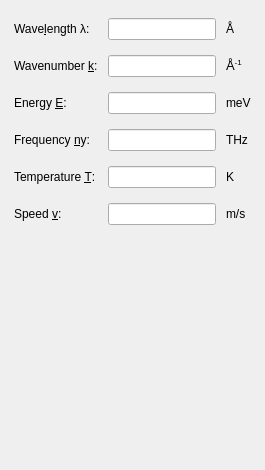
     <widget class="QWidget" name="tab_3">
      <attribute name="title">
       <string>Neutron properties</string>
      </attribute>
      <layout class="QVBoxLayout" name="verticalLayout_3">
       <item>
        <layout class="QGridLayout" name="gridLayout_3">
         <property name="leftMargin">
          <number>3</number>
         </property>
         <property name="topMargin">
          <number>7</number>
         </property>
         <property name="rightMargin">
          <number>3</number>
         </property>
         <property name="bottomMargin">
          <number>7</number>
         </property>
         <property name="horizontalSpacing">
          <number>10</number>
         </property>
         <property name="verticalSpacing">
          <number>15</number>
         </property>
         <item row="0" column="1">
          <widget class="QLineEdit" name="propL">
           <property name="palette">
            <palette>
             <active>
              <colorrole role="WindowText">
               <brush brushstyle="SolidPattern">
                <color alpha="255">
                 <red>0</red>
                 <green>0</green>
                 <blue>0</blue>
                </color>
               </brush>
              </colorrole>
              <colorrole role="Dark">
               <brush brushstyle="SolidPattern">
                <color alpha="255">
                 <red>0</red>
                 <green>0</green>
                 <blue>0</blue>
                </color>
               </brush>
              </colorrole>
              <colorrole role="Text">
               <brush brushstyle="SolidPattern">
                <color alpha="255">
                 <red>0</red>
                 <green>0</green>
                 <blue>0</blue>
                </color>
               </brush>
              </colorrole>
              <colorrole role="ButtonText">
               <brush brushstyle="SolidPattern">
                <color alpha="255">
                 <red>0</red>
                 <green>0</green>
                 <blue>0</blue>
                </color>
               </brush>
              </colorrole>
             </active>
             <inactive>
              <colorrole role="WindowText">
               <brush brushstyle="SolidPattern">
                <color alpha="255">
                 <red>0</red>
                 <green>0</green>
                 <blue>0</blue>
                </color>
               </brush>
              </colorrole>
              <colorrole role="Dark">
               <brush brushstyle="SolidPattern">
                <color alpha="255">
                 <red>0</red>
                 <green>0</green>
                 <blue>0</blue>
                </color>
               </brush>
              </colorrole>
              <colorrole role="Text">
               <brush brushstyle="SolidPattern">
                <color alpha="255">
                 <red>0</red>
                 <green>0</green>
                 <blue>0</blue>
                </color>
               </brush>
              </colorrole>
              <colorrole role="ButtonText">
               <brush brushstyle="SolidPattern">
                <color alpha="255">
                 <red>0</red>
                 <green>0</green>
                 <blue>0</blue>
                </color>
               </brush>
              </colorrole>
             </inactive>
             <disabled>
              <colorrole role="WindowText">
               <brush brushstyle="SolidPattern">
                <color alpha="255">
                 <red>0</red>
                 <green>0</green>
                 <blue>0</blue>
                </color>
               </brush>
              </colorrole>
              <colorrole role="Dark">
               <brush brushstyle="SolidPattern">
                <color alpha="255">
                 <red>0</red>
                 <green>0</green>
                 <blue>0</blue>
                </color>
               </brush>
              </colorrole>
              <colorrole role="Text">
               <brush brushstyle="SolidPattern">
                <color alpha="255">
                 <red>0</red>
                 <green>0</green>
                 <blue>0</blue>
                </color>
               </brush>
              </colorrole>
              <colorrole role="ButtonText">
               <brush brushstyle="SolidPattern">
                <color alpha="255">
                 <red>0</red>
                 <green>0</green>
                 <blue>0</blue>
                </color>
               </brush>
              </colorrole>
             </disabled>
            </palette>
           </property>
           <property name="text">
            <string/>
           </property>
          </widget>
         </item>
         <item row="1" column="1">
          <widget class="QLineEdit" name="propK">
           <property name="palette">
            <palette>
             <active>
              <colorrole role="WindowText">
               <brush brushstyle="SolidPattern">
                <color alpha="255">
                 <red>0</red>
                 <green>0</green>
                 <blue>0</blue>
                </color>
               </brush>
              </colorrole>
              <colorrole role="Dark">
               <brush brushstyle="SolidPattern">
                <color alpha="255">
                 <red>0</red>
                 <green>0</green>
                 <blue>0</blue>
                </color>
               </brush>
              </colorrole>
              <colorrole role="Text">
               <brush brushstyle="SolidPattern">
                <color alpha="255">
                 <red>0</red>
                 <green>0</green>
                 <blue>0</blue>
                </color>
               </brush>
              </colorrole>
              <colorrole role="ButtonText">
               <brush brushstyle="SolidPattern">
                <color alpha="255">
                 <red>0</red>
                 <green>0</green>
                 <blue>0</blue>
                </color>
               </brush>
              </colorrole>
             </active>
             <inactive>
              <colorrole role="WindowText">
               <brush brushstyle="SolidPattern">
                <color alpha="255">
                 <red>0</red>
                 <green>0</green>
                 <blue>0</blue>
                </color>
               </brush>
              </colorrole>
              <colorrole role="Dark">
               <brush brushstyle="SolidPattern">
                <color alpha="255">
                 <red>0</red>
                 <green>0</green>
                 <blue>0</blue>
                </color>
               </brush>
              </colorrole>
              <colorrole role="Text">
               <brush brushstyle="SolidPattern">
                <color alpha="255">
                 <red>0</red>
                 <green>0</green>
                 <blue>0</blue>
                </color>
               </brush>
              </colorrole>
              <colorrole role="ButtonText">
               <brush brushstyle="SolidPattern">
                <color alpha="255">
                 <red>0</red>
                 <green>0</green>
                 <blue>0</blue>
                </color>
               </brush>
              </colorrole>
             </inactive>
             <disabled>
              <colorrole role="WindowText">
               <brush brushstyle="SolidPattern">
                <color alpha="255">
                 <red>0</red>
                 <green>0</green>
                 <blue>0</blue>
                </color>
               </brush>
              </colorrole>
              <colorrole role="Dark">
               <brush brushstyle="SolidPattern">
                <color alpha="255">
                 <red>0</red>
                 <green>0</green>
                 <blue>0</blue>
                </color>
               </brush>
              </colorrole>
              <colorrole role="Text">
               <brush brushstyle="SolidPattern">
                <color alpha="255">
                 <red>0</red>
                 <green>0</green>
                 <blue>0</blue>
                </color>
               </brush>
              </colorrole>
              <colorrole role="ButtonText">
               <brush brushstyle="SolidPattern">
                <color alpha="255">
                 <red>0</red>
                 <green>0</green>
                 <blue>0</blue>
                </color>
               </brush>
              </colorrole>
             </disabled>
            </palette>
           </property>
           <property name="text">
            <string/>
           </property>
          </widget>
         </item>
         <item row="2" column="1">
          <widget class="QLineEdit" name="propE">
           <property name="palette">
            <palette>
             <active>
              <colorrole role="WindowText">
               <brush brushstyle="SolidPattern">
                <color alpha="255">
                 <red>0</red>
                 <green>0</green>
                 <blue>0</blue>
                </color>
               </brush>
              </colorrole>
              <colorrole role="Dark">
               <brush brushstyle="SolidPattern">
                <color alpha="255">
                 <red>0</red>
                 <green>0</green>
                 <blue>0</blue>
                </color>
               </brush>
              </colorrole>
              <colorrole role="Text">
               <brush brushstyle="SolidPattern">
                <color alpha="255">
                 <red>0</red>
                 <green>0</green>
                 <blue>0</blue>
                </color>
               </brush>
              </colorrole>
              <colorrole role="ButtonText">
               <brush brushstyle="SolidPattern">
                <color alpha="255">
                 <red>0</red>
                 <green>0</green>
                 <blue>0</blue>
                </color>
               </brush>
              </colorrole>
             </active>
             <inactive>
              <colorrole role="WindowText">
               <brush brushstyle="SolidPattern">
                <color alpha="255">
                 <red>0</red>
                 <green>0</green>
                 <blue>0</blue>
                </color>
               </brush>
              </colorrole>
              <colorrole role="Dark">
               <brush brushstyle="SolidPattern">
                <color alpha="255">
                 <red>0</red>
                 <green>0</green>
                 <blue>0</blue>
                </color>
               </brush>
              </colorrole>
              <colorrole role="Text">
               <brush brushstyle="SolidPattern">
                <color alpha="255">
                 <red>0</red>
                 <green>0</green>
                 <blue>0</blue>
                </color>
               </brush>
              </colorrole>
              <colorrole role="ButtonText">
               <brush brushstyle="SolidPattern">
                <color alpha="255">
                 <red>0</red>
                 <green>0</green>
                 <blue>0</blue>
                </color>
               </brush>
              </colorrole>
             </inactive>
             <disabled>
              <colorrole role="WindowText">
               <brush brushstyle="SolidPattern">
                <color alpha="255">
                 <red>0</red>
                 <green>0</green>
                 <blue>0</blue>
                </color>
               </brush>
              </colorrole>
              <colorrole role="Dark">
               <brush brushstyle="SolidPattern">
                <color alpha="255">
                 <red>0</red>
                 <green>0</green>
                 <blue>0</blue>
                </color>
               </brush>
              </colorrole>
              <colorrole role="Text">
               <brush brushstyle="SolidPattern">
                <color alpha="255">
                 <red>0</red>
                 <green>0</green>
                 <blue>0</blue>
                </color>
               </brush>
              </colorrole>
              <colorrole role="ButtonText">
               <brush brushstyle="SolidPattern">
                <color alpha="255">
                 <red>0</red>
                 <green>0</green>
                 <blue>0</blue>
                </color>
               </brush>
              </colorrole>
             </disabled>
            </palette>
           </property>
           <property name="text">
            <string/>
           </property>
          </widget>
         </item>
         <item row="3" column="1">
          <widget class="QLineEdit" name="propNy">
           <property name="palette">
            <palette>
             <active>
              <colorrole role="WindowText">
               <brush brushstyle="SolidPattern">
                <color alpha="255">
                 <red>0</red>
                 <green>0</green>
                 <blue>0</blue>
                </color>
               </brush>
              </colorrole>
              <colorrole role="Dark">
               <brush brushstyle="SolidPattern">
                <color alpha="255">
                 <red>0</red>
                 <green>0</green>
                 <blue>0</blue>
                </color>
               </brush>
              </colorrole>
              <colorrole role="Text">
               <brush brushstyle="SolidPattern">
                <color alpha="255">
                 <red>0</red>
                 <green>0</green>
                 <blue>0</blue>
                </color>
               </brush>
              </colorrole>
              <colorrole role="ButtonText">
               <brush brushstyle="SolidPattern">
                <color alpha="255">
                 <red>0</red>
                 <green>0</green>
                 <blue>0</blue>
                </color>
               </brush>
              </colorrole>
             </active>
             <inactive>
              <colorrole role="WindowText">
               <brush brushstyle="SolidPattern">
                <color alpha="255">
                 <red>0</red>
                 <green>0</green>
                 <blue>0</blue>
                </color>
               </brush>
              </colorrole>
              <colorrole role="Dark">
               <brush brushstyle="SolidPattern">
                <color alpha="255">
                 <red>0</red>
                 <green>0</green>
                 <blue>0</blue>
                </color>
               </brush>
              </colorrole>
              <colorrole role="Text">
               <brush brushstyle="SolidPattern">
                <color alpha="255">
                 <red>0</red>
                 <green>0</green>
                 <blue>0</blue>
                </color>
               </brush>
              </colorrole>
              <colorrole role="ButtonText">
               <brush brushstyle="SolidPattern">
                <color alpha="255">
                 <red>0</red>
                 <green>0</green>
                 <blue>0</blue>
                </color>
               </brush>
              </colorrole>
             </inactive>
             <disabled>
              <colorrole role="WindowText">
               <brush brushstyle="SolidPattern">
                <color alpha="255">
                 <red>0</red>
                 <green>0</green>
                 <blue>0</blue>
                </color>
               </brush>
              </colorrole>
              <colorrole role="Dark">
               <brush brushstyle="SolidPattern">
                <color alpha="255">
                 <red>0</red>
                 <green>0</green>
                 <blue>0</blue>
                </color>
               </brush>
              </colorrole>
              <colorrole role="Text">
               <brush brushstyle="SolidPattern">
                <color alpha="255">
                 <red>0</red>
                 <green>0</green>
                 <blue>0</blue>
                </color>
               </brush>
              </colorrole>
              <colorrole role="ButtonText">
               <brush brushstyle="SolidPattern">
                <color alpha="255">
                 <red>0</red>
                 <green>0</green>
                 <blue>0</blue>
                </color>
               </brush>
              </colorrole>
             </disabled>
            </palette>
           </property>
           <property name="text">
            <string/>
           </property>
          </widget>
         </item>
         <item row="4" column="1">
          <widget class="QLineEdit" name="propT">
           <property name="palette">
            <palette>
             <active>
              <colorrole role="WindowText">
               <brush brushstyle="SolidPattern">
                <color alpha="255">
                 <red>0</red>
                 <green>0</green>
                 <blue>0</blue>
                </color>
               </brush>
              </colorrole>
              <colorrole role="Dark">
               <brush brushstyle="SolidPattern">
                <color alpha="255">
                 <red>0</red>
                 <green>0</green>
                 <blue>0</blue>
                </color>
               </brush>
              </colorrole>
              <colorrole role="Text">
               <brush brushstyle="SolidPattern">
                <color alpha="255">
                 <red>0</red>
                 <green>0</green>
                 <blue>0</blue>
                </color>
               </brush>
              </colorrole>
              <colorrole role="ButtonText">
               <brush brushstyle="SolidPattern">
                <color alpha="255">
                 <red>0</red>
                 <green>0</green>
                 <blue>0</blue>
                </color>
               </brush>
              </colorrole>
             </active>
             <inactive>
              <colorrole role="WindowText">
               <brush brushstyle="SolidPattern">
                <color alpha="255">
                 <red>0</red>
                 <green>0</green>
                 <blue>0</blue>
                </color>
               </brush>
              </colorrole>
              <colorrole role="Dark">
               <brush brushstyle="SolidPattern">
                <color alpha="255">
                 <red>0</red>
                 <green>0</green>
                 <blue>0</blue>
                </color>
               </brush>
              </colorrole>
              <colorrole role="Text">
               <brush brushstyle="SolidPattern">
                <color alpha="255">
                 <red>0</red>
                 <green>0</green>
                 <blue>0</blue>
                </color>
               </brush>
              </colorrole>
              <colorrole role="ButtonText">
               <brush brushstyle="SolidPattern">
                <color alpha="255">
                 <red>0</red>
                 <green>0</green>
                 <blue>0</blue>
                </color>
               </brush>
              </colorrole>
             </inactive>
             <disabled>
              <colorrole role="WindowText">
               <brush brushstyle="SolidPattern">
                <color alpha="255">
                 <red>0</red>
                 <green>0</green>
                 <blue>0</blue>
                </color>
               </brush>
              </colorrole>
              <colorrole role="Dark">
               <brush brushstyle="SolidPattern">
                <color alpha="255">
                 <red>0</red>
                 <green>0</green>
                 <blue>0</blue>
                </color>
               </brush>
              </colorrole>
              <colorrole role="Text">
               <brush brushstyle="SolidPattern">
                <color alpha="255">
                 <red>0</red>
                 <green>0</green>
                 <blue>0</blue>
                </color>
               </brush>
              </colorrole>
              <colorrole role="ButtonText">
               <brush brushstyle="SolidPattern">
                <color alpha="255">
                 <red>0</red>
                 <green>0</green>
                 <blue>0</blue>
                </color>
               </brush>
              </colorrole>
             </disabled>
            </palette>
           </property>
           <property name="text">
            <string/>
           </property>
          </widget>
         </item>
         <item row="0" column="0">
          <widget class="QLabel" name="label_3">
           <property name="text">
            <string>Wave&amp;length λ:</string>
           </property>
           <property name="buddy">
            <cstring>propL</cstring>
           </property>
          </widget>
         </item>
         <item row="4" column="0">
          <widget class="QLabel" name="label_9">
           <property name="text">
            <string>Temperature &amp;T:</string>
           </property>
           <property name="buddy">
            <cstring>propT</cstring>
           </property>
          </widget>
         </item>
         <item row="3" column="0">
          <widget class="QLabel" name="label_8">
           <property name="text">
            <string>Frequency &amp;ny:</string>
           </property>
           <property name="buddy">
            <cstring>propNy</cstring>
           </property>
          </widget>
         </item>
         <item row="1" column="0">
          <widget class="QLabel" name="label_6">
           <property name="text">
            <string>Wavenumber &amp;k:</string>
           </property>
           <property name="buddy">
            <cstring>propK</cstring>
           </property>
          </widget>
         </item>
         <item row="2" column="0">
          <widget class="QLabel" name="label_7">
           <property name="text">
            <string>Energy &amp;E:</string>
           </property>
           <property name="buddy">
            <cstring>propE</cstring>
           </property>
          </widget>
         </item>
         <item row="0" column="2">
          <widget class="QLabel" name="label_5">
           <property name="text">
            <string>Å</string>
           </property>
          </widget>
         </item>
         <item row="1" column="2">
          <widget class="QLabel" name="label_10">
           <property name="text">
            <string>&lt;!DOCTYPE HTML PUBLIC &quot;-//W3C//DTD HTML 4.0//EN&quot; &quot;http://www.w3.org/TR/REC-html40/strict.dtd&quot;&gt;
&lt;html&gt;&lt;head&gt;&lt;meta name=&quot;qrichtext&quot; content=&quot;1&quot; /&gt;&lt;style type=&quot;text/css&quot;&gt;
p, li { white-space: pre-wrap; }
&lt;/style&gt;&lt;/head&gt;&lt;body style=&quot; font-family:'Liberation Sans'; font-size:10pt; font-weight:400; font-style:normal;&quot;&gt;
&lt;p style=&quot; margin-top:0px; margin-bottom:0px; margin-left:0px; margin-right:0px; -qt-block-indent:0; text-indent:0px;&quot;&gt;Å&lt;span style=&quot; vertical-align:super;&quot;&gt;-1&lt;/span&gt;&lt;/p&gt;&lt;/body&gt;&lt;/html&gt;</string>
           </property>
          </widget>
         </item>
         <item row="2" column="2">
          <widget class="QLabel" name="label_11">
           <property name="text">
            <string>meV</string>
           </property>
          </widget>
         </item>
         <item row="3" column="2">
          <widget class="QLabel" name="label_12">
           <property name="text">
            <string>THz</string>
           </property>
          </widget>
         </item>
         <item row="4" column="2">
          <widget class="QLabel" name="label_13">
           <property name="text">
            <string>K</string>
           </property>
          </widget>
         </item>
         <item row="5" column="0">
          <widget class="QLabel" name="label_14">
           <property name="text">
            <string>Speed &amp;v:</string>
           </property>
           <property name="buddy">
            <cstring>propV</cstring>
           </property>
          </widget>
         </item>
         <item row="5" column="2">
          <widget class="QLabel" name="label_15">
           <property name="text">
            <string>m/s</string>
           </property>
          </widget>
         </item>
         <item row="5" column="1">
          <widget class="QLineEdit" name="propV"/>
         </item>
        </layout>
       </item>
       <item>
        <widget class="QLabel" name="propError">
         <property name="sizePolicy">
          <sizepolicy hsizetype="Preferred" vsizetype="Fixed">
           <horstretch>0</horstretch>
           <verstretch>0</verstretch>
          </sizepolicy>
         </property>
         <property name="palette">
          <palette>
           <active>
            <colorrole role="WindowText">
             <brush brushstyle="SolidPattern">
              <color alpha="255">
               <red>255</red>
               <green>0</green>
               <blue>0</blue>
              </color>
             </brush>
            </colorrole>
           </active>
           <inactive>
            <colorrole role="WindowText">
             <brush brushstyle="SolidPattern">
              <color alpha="255">
               <red>255</red>
               <green>0</green>
               <blue>0</blue>
              </color>
             </brush>
            </colorrole>
           </inactive>
           <disabled>
            <colorrole role="WindowText">
             <brush brushstyle="SolidPattern">
              <color alpha="255">
               <red>128</red>
               <green>128</green>
               <blue>128</blue>
              </color>
             </brush>
            </colorrole>
           </disabled>
          </palette>
         </property>
         <property name="text">
          <string/>
         </property>
        </widget>
       </item>
       <item>
        <spacer name="verticalSpacer">
         <property name="orientation">
          <enum>Qt::Vertical</enum>
         </property>
         <property name="sizeHint" stdset="0">
          <size>
           <width>20</width>
           <height>207</height>
          </size>
         </property>
        </spacer>
       </item>
      </layout>
     </widget>
